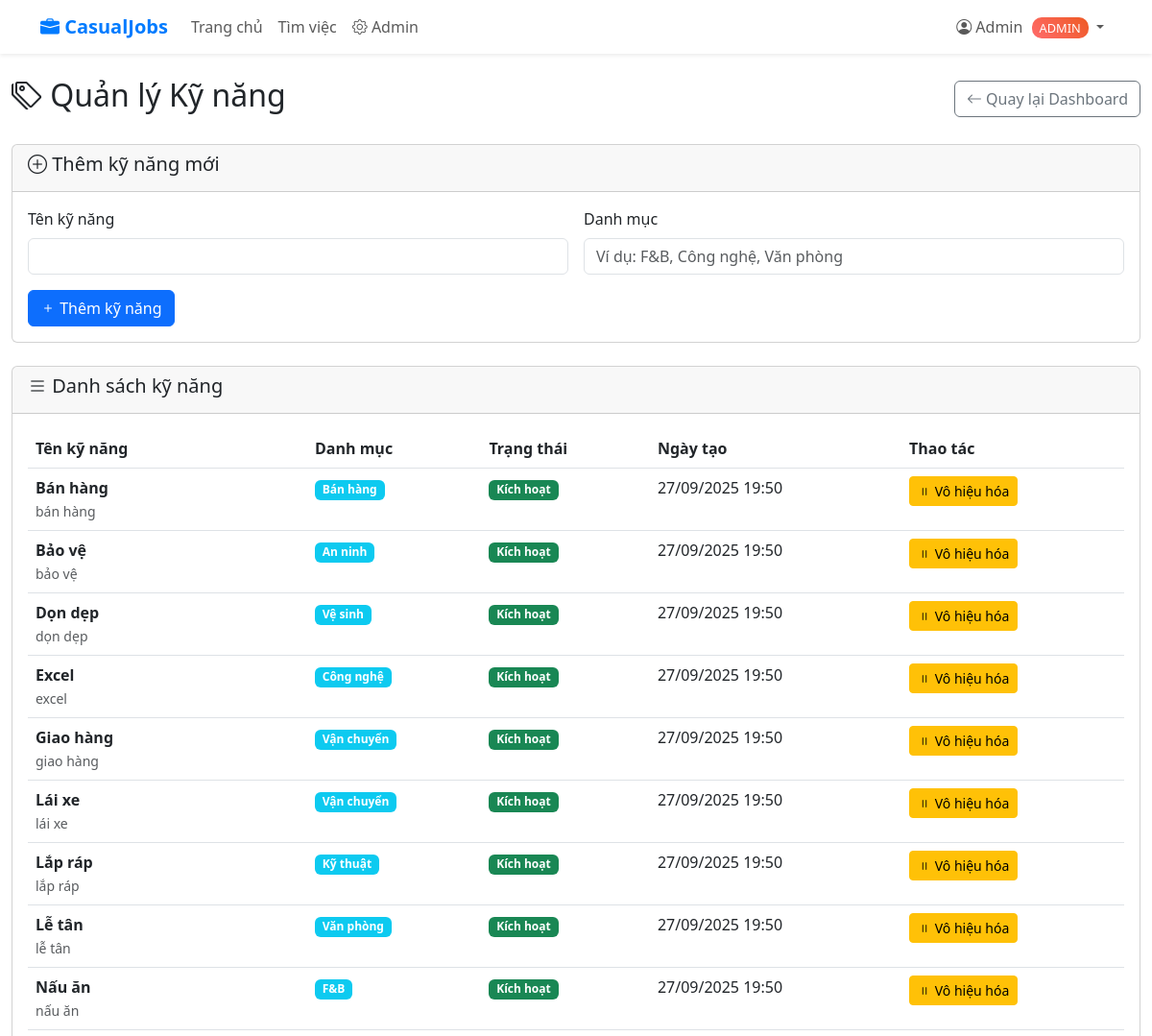
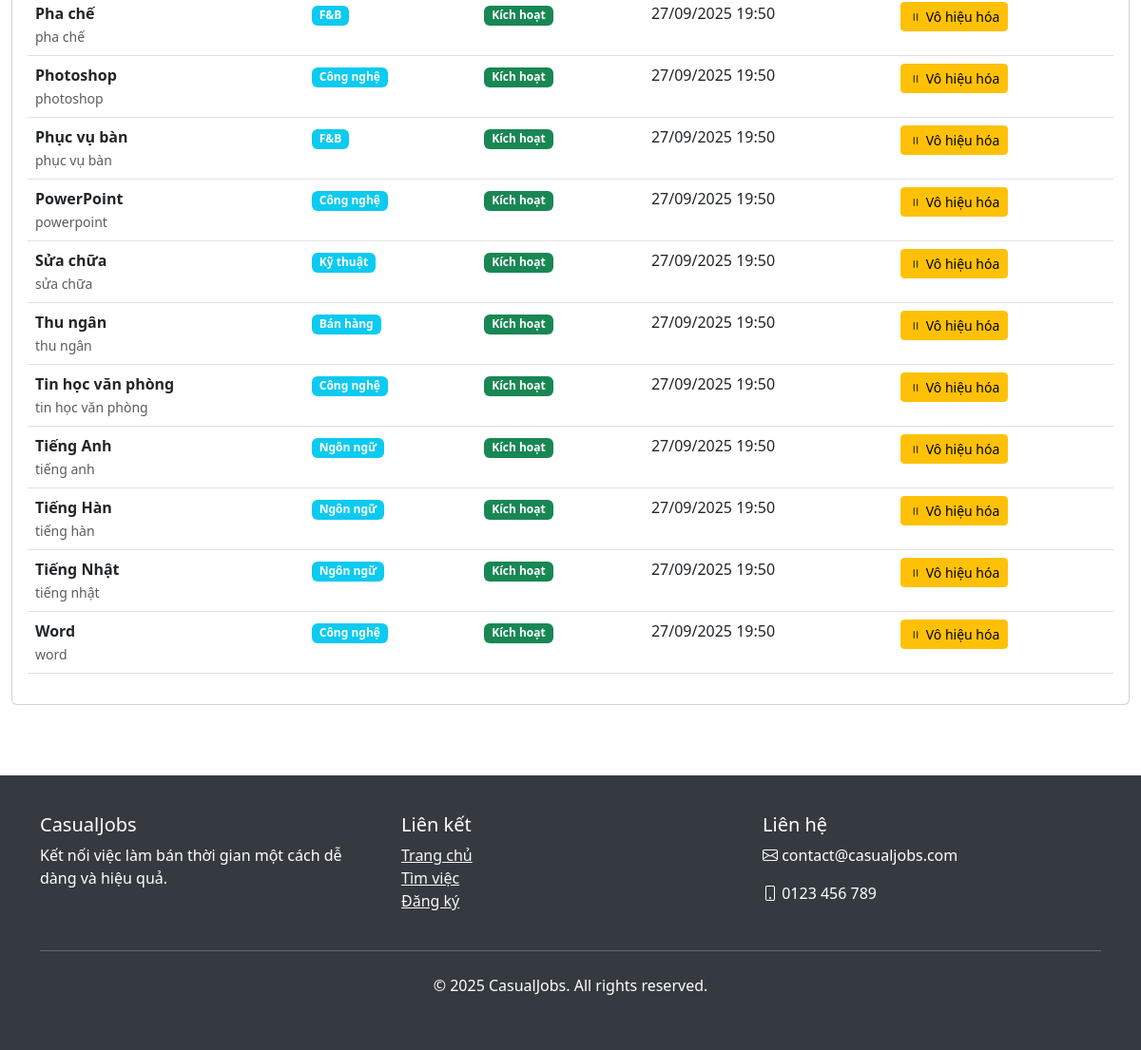
The app's page /accounts/admin/skills/ (signed in) with its own data (2 pictures, top to bottom).
### accounts/models.py (models this page shows, shortened)
class User(AbstractUser):
    USER_TYPES = (
        ('employer', 'Nhà tuyển dụng'),
        ('worker', 'Người tìm việc'),
        ('admin', 'Quản trị viên'),
    )
    user_type = models.CharField(max_length=10, choices=USER_TYPES, default='worker')
    phone_number = models.CharField(max_length=15, blank=True, null=True)
    date_of_birth = models.DateField(blank=True, null=True)
    address = models.TextField(blank=True, null=True)
    avatar = models.ImageField(upload_to='avatars/', blank=True, null=True)
    created_at = models.DateTimeField(auto_now_add=True)
    updated_at = models.DateTimeField(auto_now=True)
    is_verified = models.BooleanField(default=False, help_text='Tài khoản đã xác thực')
    def is_admin(self):
        return self.user_type == 'admin' or self.is_superuser

class Skill(models.Model):
    name = models.CharField(max_length=100, unique=True, help_text='Tên kỹ năng')
    normalized_name = models.CharField(max_length=100, unique=True, help_text='Tên chuẩn hóa')
    category = models.CharField(max_length=50, blank=True, help_text='Danh mục kỹ năng')
    is_active = models.BooleanField(default=True)
    created_at = models.DateTimeField(auto_now_add=True)
    class Meta:
        verbose_name = 'Kỹ năng'
        verbose_name_plural = 'Kỹ năng'
        ordering = ['name']

### accounts/views.py (the view, shortened to what this page needs)
# urls.py: path('admin/skills/', views.admin_skills_management, name='admin_skills'),
@login_required
@user_passes_test(is_admin)
def admin_skills_management(request):
    skills = Skill.objects.all().order_by('name')
    context = {
        'skills': skills,
    }
    return render(request, 'accounts/admin_skills.html', context)

### accounts/views.py (called while the page is built)
def is_admin(user):
    return user.is_authenticated and (user.user_type == 'admin' or user.is_superuser)

### templates/accounts/admin_skills.html (shortened to what this page needs)
{% extends 'base.html' %}
{% block content %}
<div class="container-fluid py-4">
    <div class="row">
        <div class="col-12">
            <div class="d-flex justify-content-between align-items-center mb-4">
                <h2><i class="bi bi-tags"></i> Quản lý Kỹ năng</h2>
                <a href="{% url 'accounts:admin_dashboard' %}" class="btn btn-outline-secondary">
                    <i class="bi bi-arrow-left"></i> Quay lại Dashboard
                </a>
            </div>
        </div>
    </div>
    <div class="row mb-4">
        <div class="col-12">
            <div class="card">
                <div class="card-header">
                    <h5><i class="bi bi-plus-circle"></i> Thêm kỹ năng mới</h5>
                </div>
                <div class="card-body">
                    <form method="post">
                        <div class="row g-3">
                            <div class="col-md-6">
                                <label for="name" class="form-label">Tên kỹ năng</label>
                                <input type="text" class="form-control" id="name" name="name" required>
                            </div>
                            <div class="col-md-6">
                                <label for="category" class="form-label">Danh mục</label>
                                <input type="text" class="form-control" id="category" name="category" placeholder="Ví dụ: F&B, Công nghệ, Văn phòng">
                            </div>
                            <div class="col-12">
                                <button type="submit" class="btn btn-primary">
                                    <i class="bi bi-plus"></i> Thêm kỹ năng
                                </button>
                            </div>
                        </div>
                    </form>
                </div>
            </div>
        </div>
    </div>
    <div class="row">
        <div class="col-12">
            <div class="card">
                <div class="card-header">
                    <h5><i class="bi bi-list"></i> Danh sách kỹ năng</h5>
                </div>
                <div class="card-body">
                    <div class="table-responsive">
                        <table class="table table-hover">
                            <thead>
                                <tr>
                                    <th>Tên kỹ năng</th>
                                    <th>Danh mục</th>
                                    <th>Trạng thái</th>
                                    <th>Ngày tạo</th>
                                    <th>Thao tác</th>
                                </tr>
                            </thead>
                            <tbody>
                                {% for skill in skills %}
                                <tr>
                                    <td>
                                        <strong>{{ skill.name }}</strong>
                                        <br>
                                        <small class="text-muted">{{ skill.normalized_name }}</small>
                                    </td>
                                    <td>
                                        {% if skill.category %}
                                            <span class="badge bg-info">{{ skill.category }}</span>
                                        {% else %}
                                            <span class="text-muted">-</span>
                                        {% endif %}
                                    </td>
                                    <td>
                                        {% if skill.is_active %}
                                            <span class="badge bg-success">Kích hoạt</span>
                                        {% else %}
                                            <span class="badge bg-secondary">Vô hiệu hóa</span>
                                        {% endif %}
                                    </td>
                                    <td>{{ skill.created_at|date:"d/m/Y H:i" }}</td>
                                    <td>
                                        <form method="post" class="d-inline">
                                            <button type="submit" class="btn btn-sm
                                                {% if skill.is_active %}btn-warning{% else %}btn-success{% endif %}">
                                                {% if skill.is_active %}
                                                    <i class="bi bi-pause"></i> Vô hiệu hóa
                                                {% else %}
                                                    <i class="bi bi-play"></i> Kích hoạt
                                                {% endif %}
                                            </button>
                                        </form>
                                    </td>
                                </tr>
                                {% empty %}
                                <tr>
                                    <td colspan="5" class="text-center text-muted">Chưa có kỹ năng nào</td>
                                </tr>
                                {% endfor %}
                            </tbody>
                        </table>
                    </div>
                </div>
            </div>
        </div>
    </div>
</div>
{% endblock %}

### templates/base.html (shortened to what this page needs)
<!DOCTYPE html>
<html lang="vi">
<head>
    <link href="https://cdn.jsdelivr.net/npm/bootstrap@5.3.0/dist/css/bootstrap.min.css" rel="stylesheet">
    <link href="https://cdn.jsdelivr.net/npm/bootstrap-icons@1.10.0/font/bootstrap-icons.css" rel="stylesheet">
    <link href="https://cdn.jsdelivr.net/npm/bootstrap-datepicker@1.9.0/dist/css/bootstrap-datepicker.min.css" rel="stylesheet">
    <link href="https://cdn.jsdelivr.net/npm/@eonasdan/tempus-dominus@6.7.19/dist/css/tempus-dominus.min.css" rel="stylesheet">
</head>
<body>
    <nav class="navbar navbar-expand-lg navbar-light bg-white shadow-sm">
        <div class="container">
            <a class="navbar-brand" href="{% url 'home' %}">
                <i class="bi bi-briefcase-fill"></i> CasualJobs
            </a>
            <div class="collapse navbar-collapse" id="navbarNav">
                <ul class="navbar-nav me-auto">
                    <li class="nav-item">
                        <a class="nav-link" href="{% url 'home' %}">Trang chủ</a>
                    </li>
                    <li class="nav-item">
                        <a class="nav-link" href="{% url 'jobs:job_list' %}">Tìm việc</a>
                    </li>
                    {% if user.is_authenticated and user.is_admin %}
                    <li class="nav-item">
                        <a class="nav-link" href="{% url 'accounts:admin_dashboard' %}">
                            <i class="bi bi-gear"></i> Admin
                        </a>
                    </li>
                    {% endif %}
                </ul>
                <ul class="navbar-nav">
                    {% if user.is_authenticated %}
                        <li class="nav-item dropdown">
                            <a class="nav-link dropdown-toggle" href="#" role="button" data-bs-toggle="dropdown">
                                <i class="bi bi-person-circle"></i> {{ user.first_name|default:user.username }}
                                {% if user.is_admin %}
                                    <span class="admin-badge">ADMIN</span>
                                {% endif %}
                            </a>
                        </li>
                    {% endif %}
                </ul>
            </div>
        </div>
    </nav>
    <main>
        {% block content %}
        {% endblock %}
    </main>
    <footer class="footer">
        <div class="container">
            <div class="row">
                <div class="col-md-4">
                    <h5>CasualJobs</h5>
                    <p>Kết nối việc làm bán thời gian một cách dễ dàng và hiệu quả.</p>
                </div>
                <div class="col-md-4">
                    <h5>Liên kết</h5>
                    <ul class="list-unstyled">
                        <li><a href="{% url 'home' %}" class="text-light">Trang chủ</a></li>
                        <li><a href="{% url 'jobs:job_list' %}" class="text-light">Tìm việc</a></li>
                        <li><a href="{% url 'accounts:signup' %}" class="text-light">Đăng ký</a></li>
                    </ul>
                </div>
                <div class="col-md-4">
                    <h5>Liên hệ</h5>
                    <p><i class="bi bi-envelope"></i> contact@casualjobs.com</p>
                    <p><i class="bi bi-phone"></i> 0123 456 789</p>
                </div>
            </div>
            <hr class="my-4">
            <div class="text-center">
                <p>&copy; 2025 CasualJobs. All rights reserved.</p>
            </div>
        </div>
    </footer>
</body>
</html>

### templates/base.html (style rules this page uses)
:root { --primary-color: #007bff; --secondary-color: #6c757d; --success-color: #28a745; --warning-color: #ffc107; --danger-color: #dc3545; }
.navbar-brand { font-weight: bold; color: var(--primary-color) !important; }
.footer { background-color: #343a40; color: white; padding: 40px 0; margin-top: 50px; }
.admin-badge { background: linear-gradient(45deg, #ff6b6b, #ee5a24); color: white; font-size: 0.8rem; padding: 2px 8px; border-radius: 10px; margin-left: 5px; }

### records on screen
User: first_name "Admin"
Skill: name "Bán hàng", normalized_name "bán hàng", category "Bán hàng", is_active "Kích hoạt", created_at "27/09/2025 19:50"
Skill: name "Bảo vệ", normalized_name "bảo vệ", category "An ninh", is_active "Kích hoạt", created_at "27/09/2025 19:50"
Skill: name "Dọn dẹp", normalized_name "dọn dẹp", category "Vệ sinh", is_active "Kích hoạt", created_at "27/09/2025 19:50"
Skill: name "Excel", normalized_name "excel", category "Công nghệ", is_active "Kích hoạt", created_at "27/09/2025 19:50"
Skill: name "Giao hàng", normalized_name "giao hàng", category "Vận chuyển", is_active "Kích hoạt", created_at "27/09/2025 19:50"
Skill: name "Lái xe", normalized_name "lái xe", category "Vận chuyển", is_active "Kích hoạt", created_at "27/09/2025 19:50"
Skill: name "Lắp ráp", normalized_name "lắp ráp", category "Kỹ thuật", is_active "Kích hoạt", created_at "27/09/2025 19:50"
Skill: name "Lễ tân", normalized_name "lễ tân", category "Văn phòng", is_active "Kích hoạt", created_at "27/09/2025 19:50"
Skill: name "Nấu ăn", normalized_name "nấu ăn", category "F&B", is_active "Kích hoạt", created_at "27/09/2025 19:50"
Skill: name "Pha chế", normalized_name "pha chế", category "F&B", is_active "Kích hoạt", created_at "27/09/2025 19:50"
Skill: name "Photoshop", normalized_name "photoshop", category "Công nghệ", is_active "Kích hoạt", created_at "27/09/2025 19:50"
Skill: name "Phục vụ bàn", normalized_name "phục vụ bàn", category "F&B", is_active "Kích hoạt", created_at "27/09/2025 19:50"
Skill: name "PowerPoint", normalized_name "powerpoint", category "Công nghệ", is_active "Kích hoạt", created_at "27/09/2025 19:50"
Skill: name "Sửa chữa", normalized_name "sửa chữa", category "Kỹ thuật", is_active "Kích hoạt", created_at "27/09/2025 19:50"
Skill: name "Thu ngân", normalized_name "thu ngân", category "Bán hàng", is_active "Kích hoạt", created_at "27/09/2025 19:50"
Skill: name "Tin học văn phòng", normalized_name "tin học văn phòng", category "Công nghệ", is_active "Kích hoạt", created_at "27/09/2025 19:50"
Skill: name "Tiếng Anh", normalized_name "tiếng anh", category "Ngôn ngữ", is_active "Kích hoạt", created_at "27/09/2025 19:50"
Skill: name "Tiếng Hàn", normalized_name "tiếng hàn", category "Ngôn ngữ", is_active "Kích hoạt", created_at "27/09/2025 19:50"
Skill: name "Tiếng Nhật", normalized_name "tiếng nhật", category "Ngôn ngữ", is_active "Kích hoạt", created_at "27/09/2025 19:50"
Skill: name "Word", normalized_name "word", category "Công nghệ", is_active "Kích hoạt", created_at "27/09/2025 19:50"
